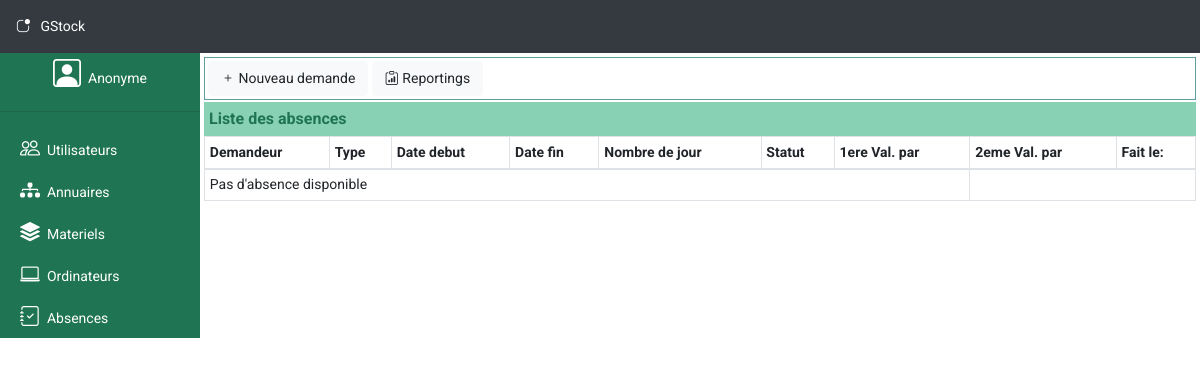
/absences/, run on an earlier commit of the app's database.
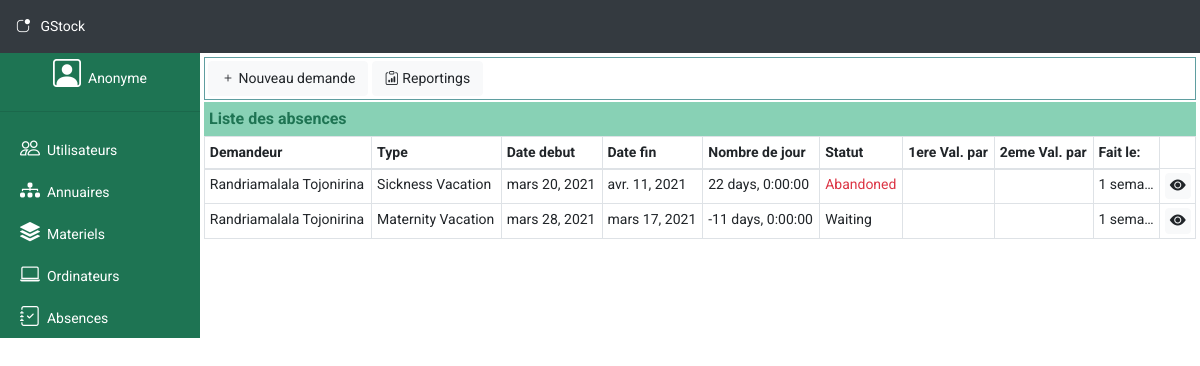
And on a later commit of the database.
### absences/models.py (models this page shows, shortened)
class Absences(models.Model):
    class Meta():
        db_table = "absences"
        ordering = ["created_at"]
    TYPES = (
        ('MVCT', 'Maternity Vacation'),
        ('PVCT', 'Peternity Vacation'),
        ('SVCT', 'Sickness Vacation'),
        ('PRM', 'Permission'),
        ('FRM', 'Formation'),
        ('OTH', 'Other')
    )
    STATUS = (
        (0, 'Waiting'),
        (1, 'Waiting for second validation'),
        (2, 'Validated'),
        (3, 'Abandoned'),
        (4, 'Rejected')
    )
    directory_id = models.IntegerField(help_text="The ID of person who does the request")
    types = models.CharField(max_length=20, choices=TYPES, help_text="Type of the absence (vacation|permission|external formation|other)")
    begin_date = models.DateField(help_text="Beginning date of the absence")
    end_date = models.DateField(help_text="Ending date of the absence")
    interim = models.CharField(max_length=50, null=True, help_text="The interim person")
    reasons = models.TextField(help_text="The reasons of absence")
    status = models.IntegerField(default=0, choices=STATUS, help_text="The status of absence if it is done = 1 or doing = 0 or abandoned = 2")
    validator_1 = models.CharField(null=True, max_length=50, help_text="The first responsible who valide the absence")
    first_validation_at = models.DateTimeField(null=True, help_text="Date of the first validation")
    validator_2 = models.CharField(null=True, max_length=50, help_text="The second responsible who valide the absence")
    second_validation_at = models.DateTimeField(null=True, help_text="Date of second validation and the last validation")
    justificative = models.CharField(max_length=50, null=True, help_text="Justivicative piece [optional]")
    created_at = models.DateTimeField(auto_now_add=True, help_text="Date of request")
    updated_at = models.DateTimeField(auto_now=True, null=True, help_text="Date of last update")
    def dateNumber(self):
        return self.end_date - self.begin_date
    def checkFirstValidation(self):
        if self.validator_1 == None and self.first_validation_at == None:
            return ""
        else:
            return "Valid"
    def checkSecondValidation(self):
        if self.validator_2 == None and self.second_validation_at == None:
            return ""
        else:
            return "Valid"

### absences/views.py (the view)
# urls.py: path('', AbsenceView.home, name="absence_home"),
    def home(request):
        try:
            absences = Absences.objects.raw('SELECT * FROM absences a INNER JOIN directories d ON a.directory_id = d.id')
            directories = Directories.objects.all()
        except:
            return HttpResponse("Server error", status=500)
        return render(request, "absences/home.html", {'absences':absences, 'directories':directories})

### absences/templates/absences/home.html (shortened to what this page needs)
{% extends "layout.html" %}
{% block content %}
<div class="container-fluid sublink">
    <a class="btn btn-light" id="add"><i class="bi bi-plus"></i> Nouveau demande</a> <a class="btn btn-light"><i class="bi bi-clipboard-data"></i> Reportings</a>
</div>
<div class="container-fluid subtitle">
    Liste des absences
</div>
<div class="container-fluid p-0">
    <table class="table table-sm table-bordered">
        <thead>
            <tr>
                <th>Demandeur</th>
                <th>Type</th>
                <th>Date debut</th>
                <th>Date fin</th>
                <th>Nombre de jour</th>
                <th>Statut</th>
                <th>1ere Val. par</th>
                <th>2eme Val. par</th>
                <th>Fait le:</th>
            </tr>
        </thead>
        <tbody>
            {% for absc in absences %}
                <tr>
                    <td>{{ absc.full_name }}</td>
                    <td>{{ absc.get_types_display }}</td>
                    <td>{{ absc.begin_date }}</td>
                    <td>{{ absc.end_date }}</td>
                    <td>{{ absc.dateNumber }}</td>
                    <td>
                        {% if absc.status == 2 %}
                            <span class="text-success">{{ absc.get_status_display }}</span>
                        {% elif absc.status == 3 %}
                            <span class="text-danger">{{ absc.get_status_display }}</span>
                        {% elif absc.status == 4 %}
                            <span class="text-danger">{{ absc.get_status_display }}</span>
                        {% else %}
                            {{ absc.get_status_display }}
                        {% endif %}
                    </td>
                    <td>
                    </td>
                    <td>
                    </td>
                    <td>
                        {{ absc.created_at|timesince|truncatechars:7 }}
                    </td>
                    <td class="p-1 text-center">
                        <a href="{% url 'absences:show_absence' absc.id %}" class="btn btn-light pt-0 pr-1 pl-1 pb-0"><i class="bi-eye-fill"></i></a>
                    </td>
                </tr>
            {% empty %}
            <tr>
                <td colspan="7">Pas d'absence disponible</td>
            </tr>
            {% endfor %}
        </tbody>
    </table>
</div>
{% endblock %}

What changed in the data, as far as the page shows it:
added Absences: full_name "Randriamalala Tojonirina", types "Sickness Vacation", begin_date "mars 20, 2021", end_date "avr. 11, 2021", dateNumber "22 days, 0:00:00", status "Abandoned", created_at "1 sema…"
added Absences: full_name "Randriamalala Tojonirina", types "Maternity Vacation", begin_date "mars 28, 2021", end_date "mars 17, 2021", dateNumber "-11 days, 0:00:00", status "Waiting", created_at "1 sema…"
Also different on the page:
text no longer shown: "Pas d'absence disponible"
